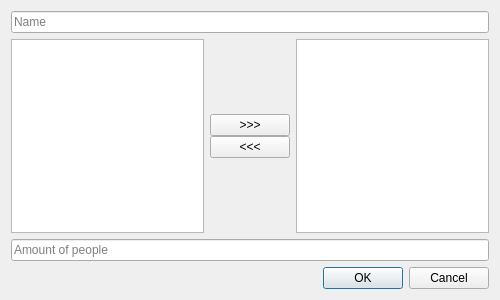
<?xml version="1.0" encoding="UTF-8"?>
<ui version="4.0">
 <class>DishWindow</class>
 <widget class="QDialog" name="DishWindow">
  <property name="geometry">
   <rect>
    <x>0</x>
    <y>0</y>
    <width>500</width>
    <height>300</height>
   </rect>
  </property>
  <property name="sizePolicy">
   <sizepolicy hsizetype="Maximum" vsizetype="Maximum">
    <horstretch>0</horstretch>
    <verstretch>0</verstretch>
   </sizepolicy>
  </property>
  <property name="minimumSize">
   <size>
    <width>500</width>
    <height>300</height>
   </size>
  </property>
  <property name="maximumSize">
   <size>
    <width>500</width>
    <height>16777215</height>
   </size>
  </property>
  <property name="windowTitle">
   <string>New Dish</string>
  </property>
  <layout class="QVBoxLayout" name="verticalLayout_1">
   <item>
    <widget class="QLineEdit" name="lineEdit_1">
     <property name="toolTip">
      <string>Enter dish name, i.e. &quot;Apple pie&quot;</string>
     </property>
     <property name="placeholderText">
      <string>Name</string>
     </property>
    </widget>
   </item>
   <item>
    <layout class="QHBoxLayout" name="horizontalLayout_1">
     <item>
      <widget class="QListView" name="listView_1">
       <property name="toolTip">
        <string>Select food for dish</string>
       </property>
      </widget>
     </item>
     <item>
      <layout class="QVBoxLayout" name="verticalLayout_2">
       <property name="spacing">
        <number>0</number>
       </property>
       <property name="topMargin">
        <number>10</number>
       </property>
       <property name="bottomMargin">
        <number>10</number>
       </property>
       <item>
        <spacer name="verticalSpacer_2">
         <property name="orientation">
          <enum>Qt::Vertical</enum>
         </property>
         <property name="sizeHint" stdset="0">
          <size>
           <width>20</width>
           <height>40</height>
          </size>
         </property>
        </spacer>
       </item>
       <item>
        <widget class="QPushButton" name="pushButton_1">
         <property name="sizePolicy">
          <sizepolicy hsizetype="Maximum" vsizetype="Fixed">
           <horstretch>0</horstretch>
           <verstretch>0</verstretch>
          </sizepolicy>
         </property>
         <property name="text">
          <string>&gt;&gt;&gt;</string>
         </property>
        </widget>
       </item>
       <item>
        <widget class="QPushButton" name="pushButton_2">
         <property name="sizePolicy">
          <sizepolicy hsizetype="Minimum" vsizetype="Fixed">
           <horstretch>0</horstretch>
           <verstretch>0</verstretch>
          </sizepolicy>
         </property>
         <property name="text">
          <string>&lt;&lt;&lt;</string>
         </property>
        </widget>
       </item>
       <item>
        <spacer name="verticalSpacer">
         <property name="orientation">
          <enum>Qt::Vertical</enum>
         </property>
         <property name="sizeHint" stdset="0">
          <size>
           <width>20</width>
           <height>40</height>
          </size>
         </property>
        </spacer>
       </item>
      </layout>
     </item>
     <item>
      <widget class="QTableWidget" name="tableWidget_1">
       <property name="toolTip">
        <string>Edit dish ingridients and their amount</string>
       </property>
       <property name="lineWidth">
        <number>0</number>
       </property>
       <property name="sizeAdjustPolicy">
        <enum>QAbstractScrollArea::AdjustIgnored</enum>
       </property>
       <property name="selectionMode">
        <enum>QAbstractItemView::SingleSelection</enum>
       </property>
       <property name="showGrid">
        <bool>true</bool>
       </property>
       <property name="gridStyle">
        <enum>Qt::DotLine</enum>
       </property>
       <property name="wordWrap">
        <bool>true</bool>
       </property>
       <property name="cornerButtonEnabled">
        <bool>true</bool>
       </property>
       <property name="rowCount">
        <number>0</number>
       </property>
       <property name="columnCount">
        <number>2</number>
       </property>
       <attribute name="horizontalHeaderVisible">
        <bool>false</bool>
       </attribute>
       <attribute name="horizontalHeaderCascadingSectionResizes">
        <bool>true</bool>
       </attribute>
       <attribute name="horizontalHeaderDefaultSectionSize">
        <number>85</number>
       </attribute>
       <attribute name="horizontalHeaderMinimumSectionSize">
        <number>10</number>
       </attribute>
       <attribute name="horizontalHeaderShowSortIndicator" stdset="0">
        <bool>false</bool>
       </attribute>
       <attribute name="verticalHeaderVisible">
        <bool>false</bool>
       </attribute>
       <attribute name="verticalHeaderCascadingSectionResizes">
        <bool>false</bool>
       </attribute>
       <attribute name="verticalHeaderDefaultSectionSize">
        <number>19</number>
       </attribute>
       <attribute name="verticalHeaderMinimumSectionSize">
        <number>19</number>
       </attribute>
       <attribute name="verticalHeaderShowSortIndicator" stdset="0">
        <bool>false</bool>
       </attribute>
       <attribute name="verticalHeaderStretchLastSection">
        <bool>false</bool>
       </attribute>
       <column/>
       <column/>
      </widget>
     </item>
    </layout>
   </item>
   <item>
    <widget class="QLineEdit" name="lineEdit_2">
     <property name="toolTip">
      <string>Enter amount of people dish are ready for, i.e. &quot;1&quot;</string>
     </property>
     <property name="placeholderText">
      <string>Amount of people</string>
     </property>
    </widget>
   </item>
   <item>
    <widget class="QDialogButtonBox" name="buttonBox_1">
     <property name="standardButtons">
      <set>QDialogButtonBox::Cancel|QDialogButtonBox::Ok</set>
     </property>
    </widget>
   </item>
  </layout>
 </widget>
 <tabstops>
  <tabstop>lineEdit_1</tabstop>
  <tabstop>listView_1</tabstop>
  <tabstop>pushButton_1</tabstop>
  <tabstop>pushButton_2</tabstop>
  <tabstop>tableWidget_1</tabstop>
  <tabstop>lineEdit_2</tabstop>
 </tabstops>
 <resources/>
 <connections/>
</ui>
